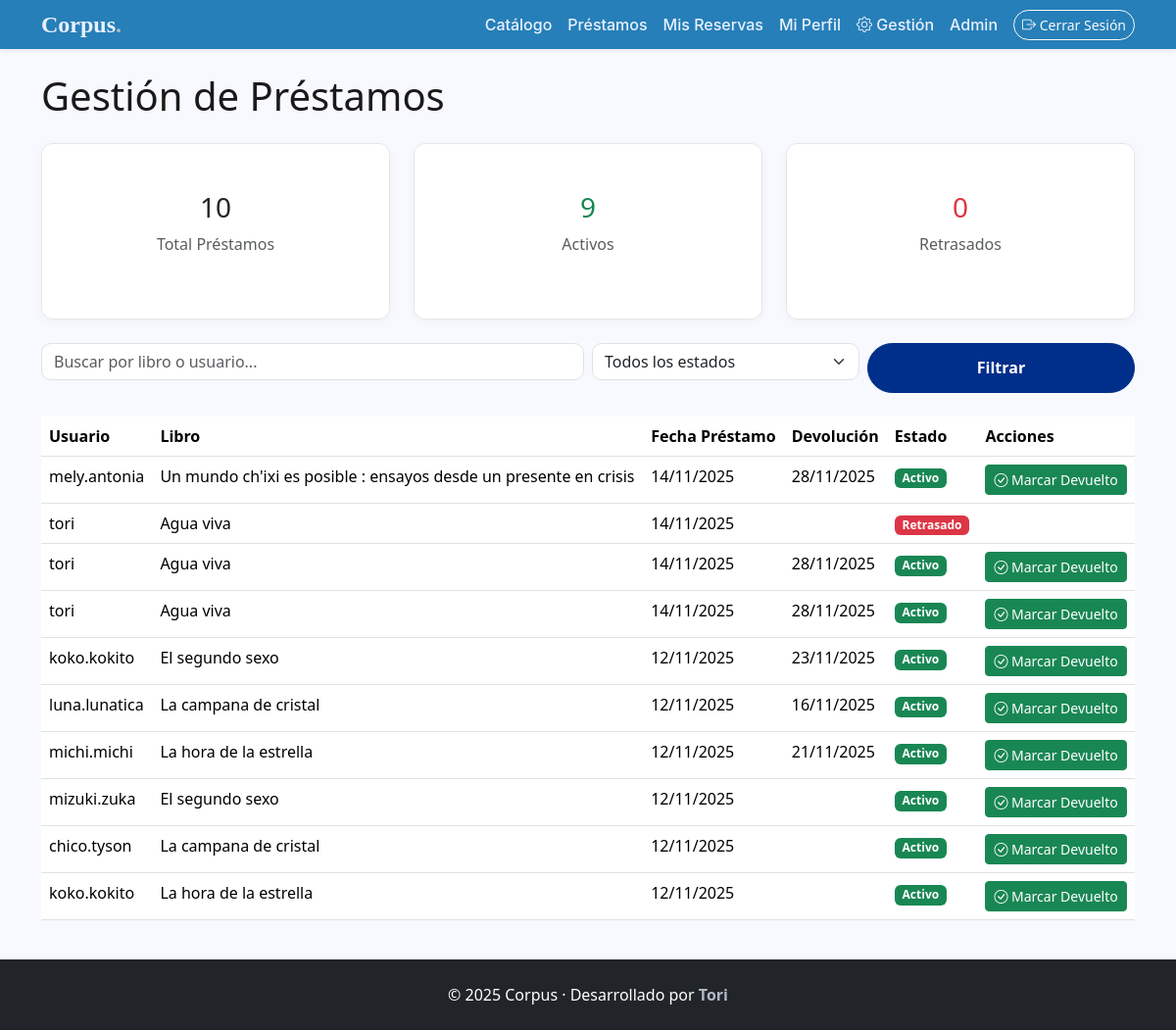
/prestamos/gestion/ (signed in), run on an earlier commit of the app's database.
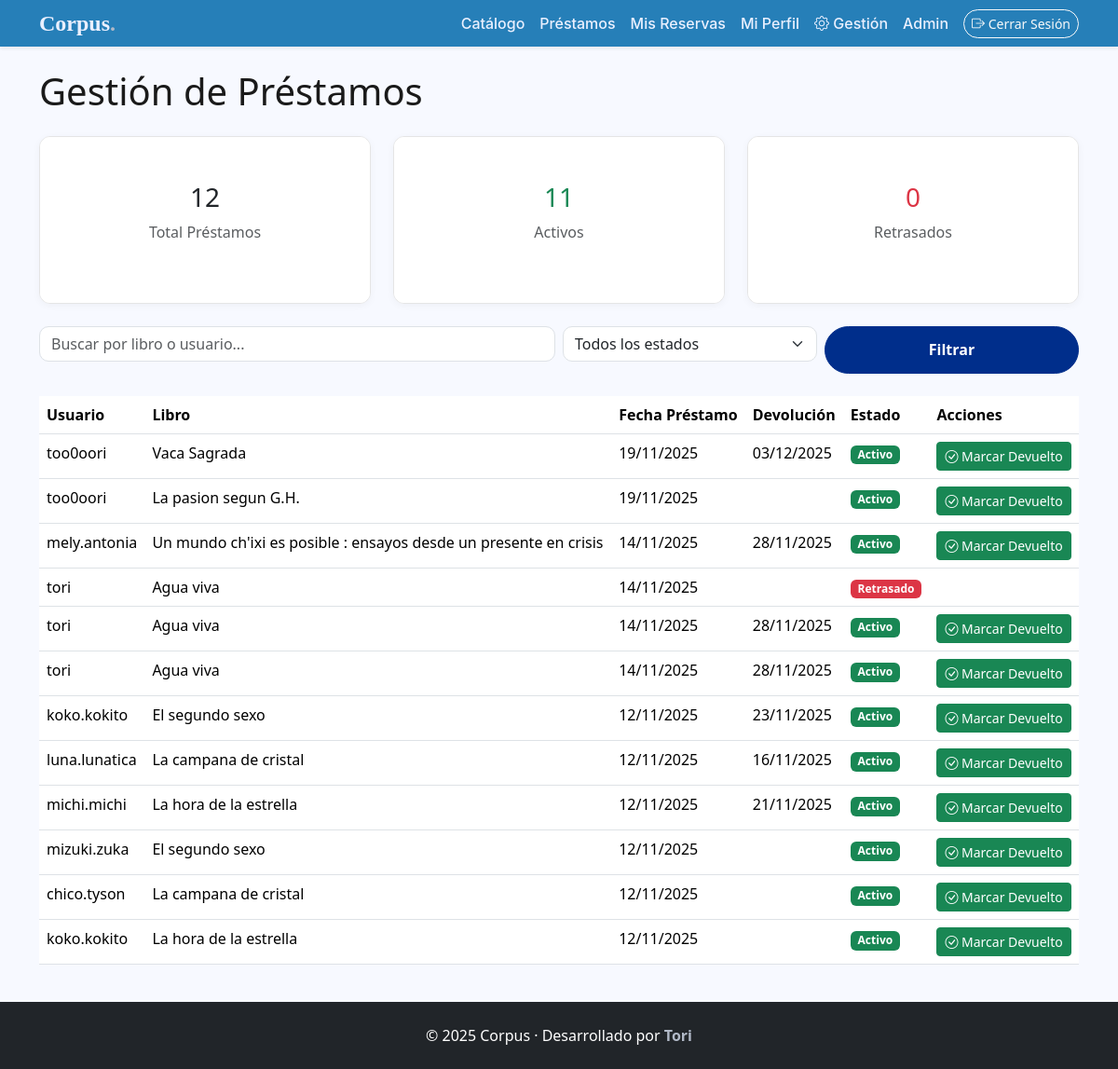
And on a later commit of the database.
### apps/prestamos/models.py (models this page shows)
class Prestamo(models.Model):
    usuario = models.ForeignKey('usuarios.PerfilUsuario', on_delete=models.CASCADE)
    libro = models.ForeignKey('catalogo.Libro', on_delete=models.CASCADE)
    fecha_prestamo = models.DateTimeField(auto_now_add=True)
    fecha_devolucion = models.DateField(blank=True, null=True)
    estado = models.CharField(max_length=20, choices=[
        ('activo', 'Activo'),
        ('devuelto', 'Devuelto'),
        ('retrasado', 'Retrasado'),
    ], default='activo')

### apps/usuarios/models.py (models this page shows, shortened)
class PerfilUsuario(models.Model):
    usuario = models.OneToOneField('auth.User', on_delete=models.CASCADE)
    telefono = models.CharField(max_length=15, blank=True, null=True)
    direccion = models.TextField(blank=True, null=True)
    fecha_registro = models.DateTimeField(auto_now_add=True)

### apps/catalogo/models.py (models this page shows, shortened)
class Libro(models.Model):
    titulo = models.CharField(max_length=200)
    autor = models.ForeignKey(Autor, on_delete=models.CASCADE)
    isbn = models.CharField(max_length=13, unique=True)
    editorial = models.CharField(max_length=100, blank=True, null=True)
    ano_publicacion = models.IntegerField()
    categoria = models.ForeignKey(Categoria, on_delete=models.CASCADE)
    descripcion = models.TextField()
    portada = models.ImageField(upload_to='portadas/', blank=True, null=True)
    copias_totales = models.PositiveIntegerField()
    copias_disponibles = models.PositiveIntegerField()
    fecha_registro = models.DateTimeField(auto_now_add=True)

### apps/prestamos/views.py (the view)
# urls.py: path('gestion/', GestionPrestamosView.as_view(), name='gestion_prestamos'),
class GestionPrestamosView(BibliotecarioRequiredMixin, ListView):
    model = Prestamo
    template_name = 'prestamos/gestion_prestamos.html'
    context_object_name = 'prestamos'
    paginate_by = 20
    def get_queryset(self):
        queryset = Prestamo.objects.select_related(
            'usuario__usuario', 'libro'
        ).order_by('-fecha_prestamo')
        return queryset
    def get_context_data(self, **kwargs):
        context = super().get_context_data(**kwargs)
        context['total_prestamos'] = Prestamo.objects.count()
        context['prestamos_activos'] = Prestamo.objects.filter(estado='activo').count()
        context['prestamos_retrasados'] = Prestamo.objects.filter(estado='retrasado').count()
        return context

### apps/core/mixins.py (called while the page is built)
    def test_func(self):
        user = self.request.user
        return (
            user.groups.filter(name='Bibliotecarios').exists() or
            user.is_staff or
            user.is_superuser
        )

### templates/prestamos/gestion_prestamos.html (shortened to what this page needs)
{% extends 'base.html' %}
{% block content %}
<div class="container mt-5 mb-5">
    <h1 class="mb-4">Gestión de Préstamos</h1>
    <div class="row mb-4">
        <div class="col-md-4">
            <div class="card text-center">
                <div class="card-body">
                    <h3>{{ total_prestamos }}</h3>
                    <p class="text-muted">Total Préstamos</p>
                </div>
            </div>
        </div>
        <div class="col-md-4">
            <div class="card text-center">
                <div class="card-body">
                    <h3 class="text-success">{{ prestamos_activos }}</h3>
                    <p class="text-muted">Activos</p>
                </div>
            </div>
        </div>
        <div class="col-md-4">
            <div class="card text-center">
                <div class="card-body">
                    <h3 class="text-danger">{{ prestamos_retrasados }}</h3>
                    <p class="text-muted">Retrasados</p>
                </div>
            </div>
        </div>
    </div>
    <form method="get" class="mb-4">
        <div class="row g-2">
            <div class="col-md-6">
                <input type="text" name="q" class="form-control"
                       placeholder="Buscar por libro o usuario..."
                       value="{{ request.GET.q }}">
            </div>
            <div class="col-md-3">
                <select name="estado" class="form-select">
                    <option value="">Todos los estados</option>
                </select>
            </div>
            <div class="col-md-3">
                <button type="submit" class="btn btn-primary w-100">Filtrar</button>
            </div>
        </div>
    </form>
    <div class="table-responsive">
        <table class="table table-hover">
            <thead>
                <tr>
                    <th>Usuario</th>
                    <th>Libro</th>
                    <th>Fecha Préstamo</th>
                    <th>Devolución</th>
                    <th>Estado</th>
                    <th>Acciones</th>
                </tr>
            </thead>
            <tbody>
                {% for prestamo in prestamos %}
                <tr>
                    <td>{{ prestamo.usuario.usuario.username }}</td>
                    <td>{{ prestamo.libro.titulo }}</td>
                    <td>{{ prestamo.fecha_prestamo|date:"d/m/Y" }}</td>
                    <td>{{ prestamo.fecha_devolucion|date:"d/m/Y" }}</td>
                    <td>
                        {% if prestamo.estado == 'activo' %}
                            <span class="badge bg-success">Activo</span>
                        {% elif prestamo.estado == 'devuelto' %}
                            <span class="badge bg-secondary">Devuelto</span>
                        {% else %}
                            <span class="badge bg-danger">Retrasado</span>
                        {% endif %}
                    </td>
                    <td>
                        {% if prestamo.estado == 'activo' %}
                        <form method="post" action="{% url 'prestamos:marcar_devuelto' prestamo.id %}" style="display:inline;">
                            <button type="submit" class="btn btn-sm btn-success">
                                <i class="bi bi-check-circle"></i> Marcar Devuelto
                            </button>
                        </form>
                        {% endif %}
                    </td>
                </tr>
                {% empty %}
                <tr>
                    <td colspan="6" class="text-center">No hay préstamos registrados</td>
                </tr>
                {% endfor %}
            </tbody>
        </table>
    </div>
</div>
{% endblock %}

What changed in the data, as far as the page shows it:
added Prestamo: usuario.usuario.username "too0oori", libro.titulo "Vaca Sagrada", fecha_prestamo "19/11/2025", fecha_devolucion "03/12/2025", estado "Activo"
added Prestamo: usuario.usuario.username "too0oori", libro.titulo "La pasion segun G.H.", fecha_prestamo "19/11/2025", estado "Activo"
Also different on the page:
{{ total_prestamos }}: "10" → "12"
{{ prestamos_activos }}: "9" → "11"
